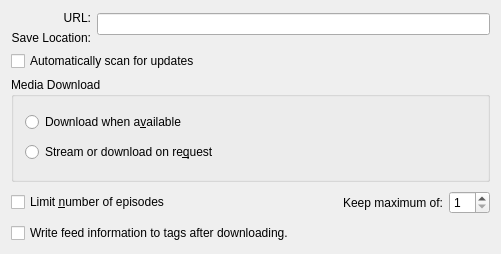
<?xml version="1.0" encoding="UTF-8"?>
<ui version="4.0">
 <author>Bart Cerneels</author>
 <class>PodcastSettingsBase</class>
 <widget class="QWidget" name="PodcastSettingsBase">
  <property name="windowModality">
   <enum>Qt::WindowModal</enum>
  </property>
  <property name="geometry">
   <rect>
    <x>0</x>
    <y>0</y>
    <width>501</width>
    <height>254</height>
   </rect>
  </property>
  <property name="sizePolicy">
   <sizepolicy hsizetype="MinimumExpanding" vsizetype="MinimumExpanding">
    <horstretch>0</horstretch>
    <verstretch>0</verstretch>
   </sizepolicy>
  </property>
  <property name="minimumSize">
   <size>
    <width>0</width>
    <height>0</height>
   </size>
  </property>
  <property name="windowTitle">
   <string>Podcast Configuration</string>
  </property>
  <layout class="QVBoxLayout" name="verticalLayout_4">
   <item>
    <layout class="QHBoxLayout" name="horizontalLayout">
     <item>
      <layout class="QVBoxLayout" name="verticalLayout_2">
       <item>
        <widget class="QLabel" name="m_urlLabel">
         <property name="sizePolicy">
          <sizepolicy hsizetype="Preferred" vsizetype="Fixed">
           <horstretch>0</horstretch>
           <verstretch>0</verstretch>
          </sizepolicy>
         </property>
         <property name="minimumSize">
          <size>
           <width>25</width>
           <height>0</height>
          </size>
         </property>
         <property name="text">
          <string>URL:</string>
         </property>
         <property name="alignment">
          <set>Qt::AlignRight|Qt::AlignTrailing|Qt::AlignVCenter</set>
         </property>
        </widget>
       </item>
       <item>
        <widget class="QLabel" name="m_saveLocationlabel">
         <property name="sizePolicy">
          <sizepolicy hsizetype="Preferred" vsizetype="Fixed">
           <horstretch>0</horstretch>
           <verstretch>0</verstretch>
          </sizepolicy>
         </property>
         <property name="text">
          <string>Save Location:</string>
         </property>
         <property name="alignment">
          <set>Qt::AlignRight|Qt::AlignTrailing|Qt::AlignVCenter</set>
         </property>
        </widget>
       </item>
      </layout>
     </item>
     <item>
      <layout class="QVBoxLayout" name="verticalLayout_3">
       <item>
        <widget class="QLineEdit" name="m_urlLineEdit"/>
       </item>
       <item>
        <widget class="KUrlRequester" name="m_saveLocation">
         <property name="sizePolicy">
          <sizepolicy hsizetype="Preferred" vsizetype="Fixed">
           <horstretch>0</horstretch>
           <verstretch>0</verstretch>
          </sizepolicy>
         </property>
        </widget>
       </item>
      </layout>
     </item>
    </layout>
   </item>
   <item>
    <widget class="QCheckBox" name="m_autoFetchCheck">
     <property name="toolTip">
      <string>When checked, Amarok will automatically scan the podcast for updates</string>
     </property>
     <property name="whatsThis">
      <string>When checked, Amarok will automatically scan the podcast for updates</string>
     </property>
     <property name="text">
      <string>Automatically scan for updates</string>
     </property>
    </widget>
   </item>
   <item>
    <widget class="KButtonGroup" name="kbuttongroup">
     <property name="title">
      <string>Media Download</string>
     </property>
     <property name="checkable">
      <bool>false</bool>
     </property>
     <layout class="QVBoxLayout" name="verticalLayout">
      <item>
       <widget class="QRadioButton" name="m_downloadRadio">
        <property name="toolTip">
         <string>Download media as soon as it becomes available</string>
        </property>
        <property name="whatsThis">
         <string>Download media as soon as it becomes available</string>
        </property>
        <property name="text">
         <string>Download when a&amp;vailable</string>
        </property>
       </widget>
      </item>
      <item>
       <widget class="QRadioButton" name="m_streamRadio">
        <property name="toolTip">
         <string>Media must be explicitly downloaded, otherwise the podcast will be played from the remote server.</string>
        </property>
        <property name="whatsThis">
         <string>Media must be explicitly downloaded, otherwise the podcast will be played from the remote server.</string>
        </property>
        <property name="text">
         <string>Stream or download on re&amp;quest</string>
        </property>
       </widget>
      </item>
     </layout>
    </widget>
   </item>
   <item>
    <layout class="QHBoxLayout" name="horizontalLayout_2">
     <item>
      <widget class="QCheckBox" name="m_purgeCheck">
       <property name="toolTip">
        <string>If checked, Amarok will throw away old podcast episodes</string>
       </property>
       <property name="whatsThis">
        <string>If checked, Amarok will throw away old podcast episodes</string>
       </property>
       <property name="text">
        <string>Limit &amp;number of episodes</string>
       </property>
      </widget>
     </item>
     <item>
      <spacer name="spacer16">
       <property name="orientation">
        <enum>Qt::Horizontal</enum>
       </property>
       <property name="sizeType">
        <enum>QSizePolicy::Expanding</enum>
       </property>
       <property name="sizeHint" stdset="0">
        <size>
         <width>108</width>
         <height>29</height>
        </size>
       </property>
      </spacer>
     </item>
     <item>
      <widget class="QLabel" name="m_purgeCountLabel">
       <property name="text">
        <string>Keep maximum of:</string>
       </property>
       <property name="wordWrap">
        <bool>false</bool>
       </property>
      </widget>
     </item>
     <item>
      <widget class="KIntSpinBox" name="m_purgeCountSpinBox">
       <property name="toolTip">
        <string>The maximum number of podcast items to store</string>
       </property>
       <property name="whatsThis">
        <string>The maximum number of podcast items to store</string>
       </property>
       <property name="minimum">
        <number>1</number>
       </property>
      </widget>
     </item>
    </layout>
   </item>
   <item>
    <layout class="QHBoxLayout" name="m_writeTagsLayout">
     <item>
      <widget class="QCheckBox" name="m_writeTagsCheck">
       <property name="whatsThis">
        <string>The RSS feed and the tags in the downloaded file sometimes do not contain the same information. Writing the tags ensures the information in the playlist and on media devices will be the same as in the feed.</string>
       </property>
       <property name="text">
        <string>Write feed information to tags after downloading.</string>
       </property>
      </widget>
     </item>
     <item>
      <spacer name="horizontalSpacer">
       <property name="orientation">
        <enum>Qt::Horizontal</enum>
       </property>
       <property name="sizeHint" stdset="0">
        <size>
         <width>40</width>
         <height>20</height>
        </size>
       </property>
      </spacer>
     </item>
    </layout>
   </item>
  </layout>
 </widget>
 <layoutdefault spacing="6" margin="11"/>
 <customwidgets>
  <customwidget>
   <class>KIntSpinBox</class>
   <extends>QSpinBox</extends>
   <header>knuminput.h</header>
   <container>1</container>
  </customwidget>
  <customwidget>
   <class>KUrlRequester</class>
   <extends>QFrame</extends>
   <header>kurlrequester.h</header>
   <container>1</container>
  </customwidget>
  <customwidget>
   <class>KButtonGroup</class>
   <extends>QGroupBox</extends>
   <header>kbuttongroup.h</header>
   <container>1</container>
  </customwidget>
 </customwidgets>
 <includes>
  <include location="local">kurlrequester.h</include>
  <include location="local">klineedit.h</include>
  <include location="local">kpushbutton.h</include>
 </includes>
 <resources/>
 <connections>
  <connection>
   <sender>m_purgeCheck</sender>
   <signal>toggled(bool)</signal>
   <receiver>m_purgeCountSpinBox</receiver>
   <slot>setEnabled(bool)</slot>
   <hints>
    <hint type="sourcelabel">
     <x>20</x>
     <y>20</y>
    </hint>
    <hint type="destinationlabel">
     <x>20</x>
     <y>20</y>
    </hint>
   </hints>
  </connection>
  <connection>
   <sender>m_purgeCheck</sender>
   <signal>toggled(bool)</signal>
   <receiver>m_purgeCountLabel</receiver>
   <slot>setEnabled(bool)</slot>
   <hints>
    <hint type="sourcelabel">
     <x>20</x>
     <y>20</y>
    </hint>
    <hint type="destinationlabel">
     <x>20</x>
     <y>20</y>
    </hint>
   </hints>
  </connection>
 </connections>
</ui>
